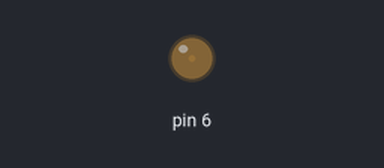
A sketch run on a simulated Arduino Uno, built with avr-gcc and run on an emulated ATmega328P. Shown: output pins drawn as LEDs (lit = HIGH).

Above: at 0.05 s.
At 0.95 s:
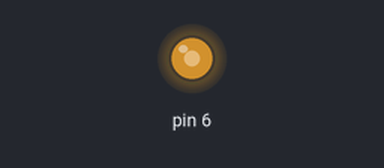
At 1.4 s:
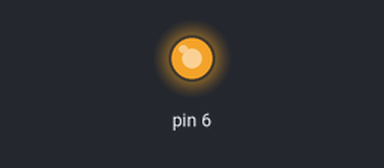
At 2.75 s:
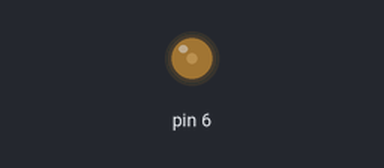
Timing chart, 0 to 7.0 s (numbered marks = the images above):
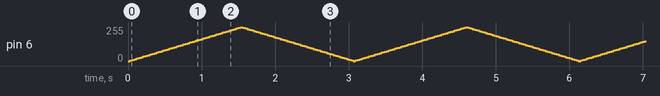

The sketch:

sketch_fading.ino
```cpp
// Fading an LED

int brightness = 0; //how bright the LED is
int fadeAmount =5;  //how many points to fade the LED by

void setup() {
  // put your setup code here, to run once:
pinMode(6, OUTPUT);
}

void loop() {
  // put your main code here, to run repeatedly:
analogWrite(6, brightness);

brightness = brightness + fadeAmount;

if (brightness == 0 || brightness == 255)
  {
   fadeAmount = -fadeAmount;
  }
 delay(30);
}
```
